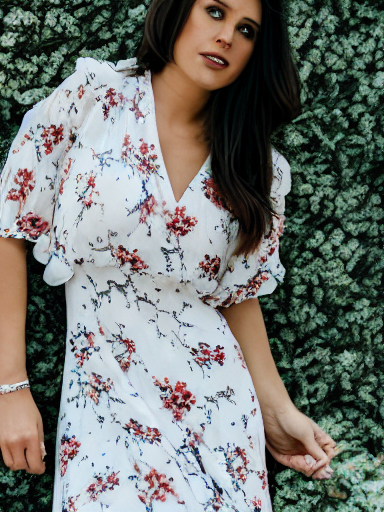
#> input picture 3d-tryon/samples/sample_0.png, 384 x 512 px
$ python -i vyton_pore_head.py   (imports and definitions only)
#> lines starting #> are read from the running program, lines starting #| are printed output that depends on the picture; after the words box and inside, x2 and y2 are one past the last pixel; in counts of white or black regions, pixels touching at a corner belong together
#> further down, picture is the input picture: PIL image 384x512 RGB; mean R, G, B 114.9, 119.2, 114.4
# vyton_pore_head v1 — 运行时毛孔注入头(端侧3ms,CPU可跑)
# 用法: out = pore_head(student_output_pil)  # PIL in/out
import numpy as np
from PIL import Image
from scipy import ndimage as nd

def pore_head(pil_img, seed=11, density=0.5, amp=38.0, mott_a=2.0):
#> called with seed = 11, density = 0.5, amp = 38, mott_a = 2
    arr = np.asarray(pil_img.convert("RGB")).copy().astype(np.float32)
    H, W = arr.shape[:2]
#> H = 512; W = 384
    yy, xx = np.mgrid[0:H, 0:W]
    face = (((yy-H*0.32)/(H*0.30))**2 + ((xx-W*0.5)/(W*0.36))**2) < 1.0
    hsv = np.asarray(pil_img.convert("HSV"))
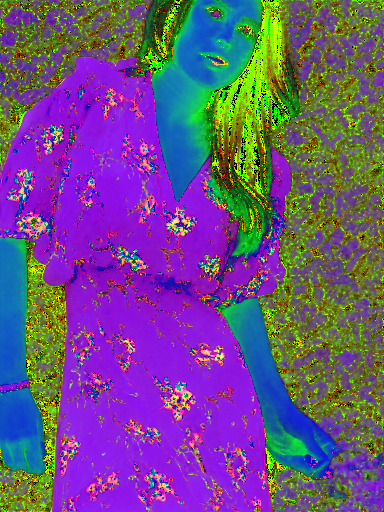
#> hsv: shape (512, 384, 3); mean R, G, B 107, 79.5, 130.2
    h, s, v = hsv[...,0].astype(np.int32), hsv[...,1].astype(np.int32), hsv[...,2].astype(np.int32)
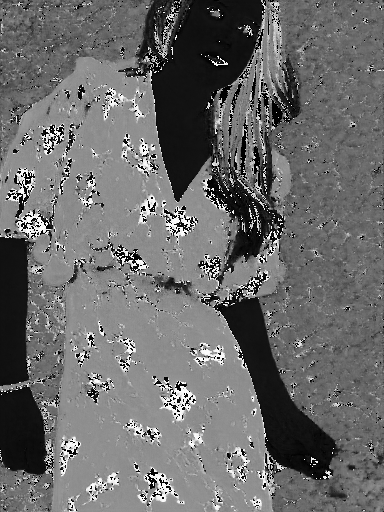
#> h: shape (512, 384) int32; min 0, max 254, mean 107
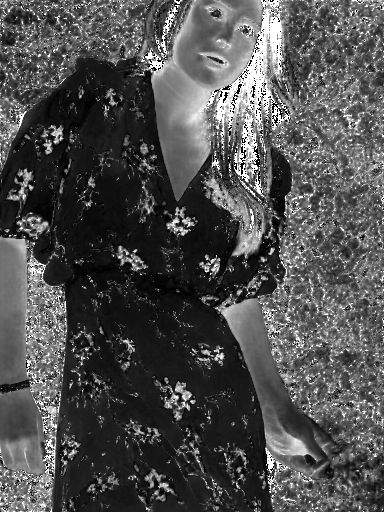
#> s: shape (512, 384) int32; min 0, max 255, mean 79.5
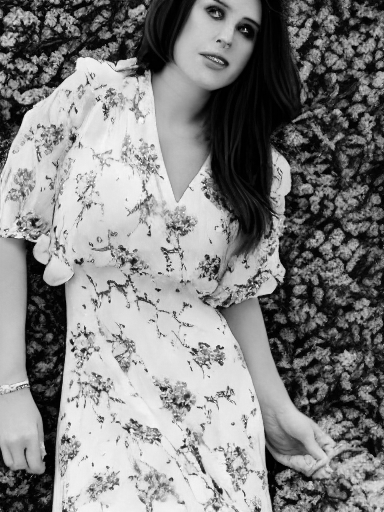
#> v: shape (512, 384) int32; min 0, max 255, mean 130.2
    skin = ((h < 28) | (h > 235)) & (s > 15) & (s < 200) & (v > 50)
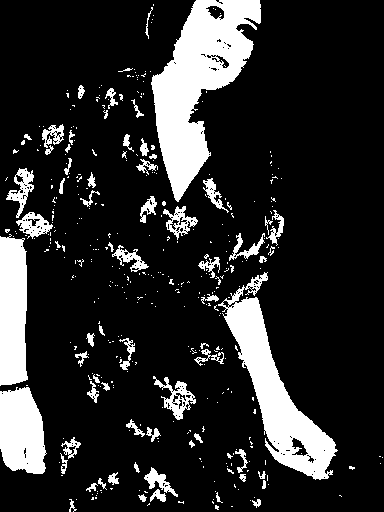
#> skin: shape (512, 384) bool; 16.8% white; 389 white regions (321 under 20 px), largest, box (x1, y1, x2, y2) and area: (151, 0, 261, 202) 10237, (218, 272, 338, 480) 7238, (0, 234, 28, 386) 3808
    m = face & skin
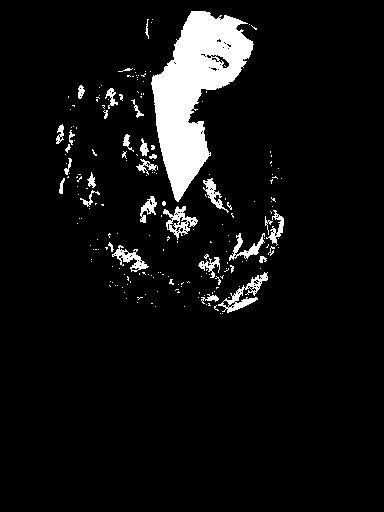
#> m: shape (512, 384) bool; 6.9% white; 204 white regions (172 under 20 px), largest, box (x1, y1, x2, y2) and area: (151, 11, 254, 202) 9218, (218, 272, 268, 313) 539, (163, 206, 198, 240) 450
    rng = np.random.default_rng(seed)
    dots = np.zeros((H, W))
    n = int(m.sum() * density)
#> n = 6743
    ys, xs = np.where(m)
#> ys = 13487 values from 11 to 313; xs = 13487 values, max 283 at index 11209, min 56 at index 7753, mean 189
    idx = rng.choice(len(ys), n, replace=False)
#> idx = 6743 values, max 13484 at index 2831, min 1 at index 5042, mean 6774.8
    dots[ys[idx], xs[idx]] = rng.choice([-1.0, 1.0], n) * rng.uniform(0.7, 1.0, n)
    pore = nd.gaussian_filter(dots, 0.9) * amp
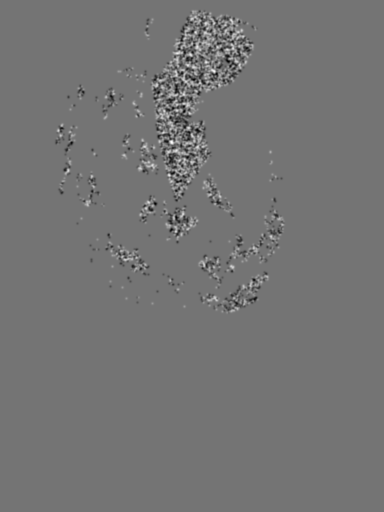
#> pore: shape (512, 384) float64; min -21.61, max 25.66, mean 0; drawn with min black and max white
    mott = nd.gaussian_filter(rng.normal(0,1,(H,W)), 8.0) * mott_a
    out = arr + (pore + mott)[..., None] * m[..., None]
    return Image.fromarray(np.clip(out,0,255).astype(np.uint8))

>>> from PIL import Image
>>> picture = Image.open('samples/sample_0.png')
>>> result = pore_head(picture)

$ run again, on 3d-tryon/samples/v2_0.png
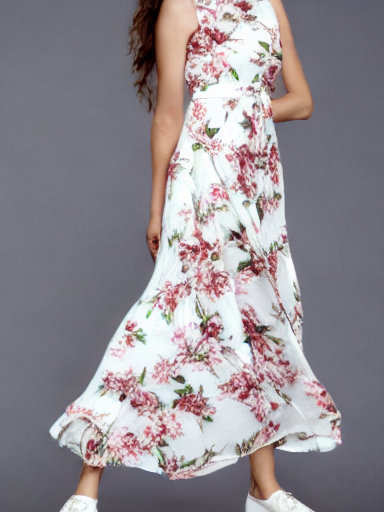
#> input picture 3d-tryon/samples/v2_0.png, 384 x 512 px
#> picture is the input picture: PIL image 384x512 RGB; mean R, G, B 147.3, 140.5, 146.3
#> in pore_head, `skin = ((h < 28) | (h > 235)) & (s > 15) & (s < 200) & (v > 50)`:
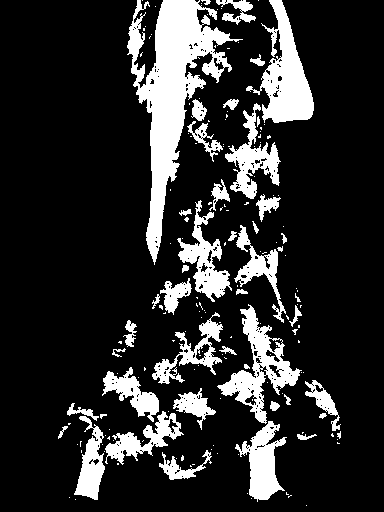
#> skin: shape (512, 384) bool; 17.4% white; 172 white regions (126 under 20 px), largest, box (x1, y1, x2, y2) and area: (127, 0, 243, 265) 9715, (246, 0, 314, 123) 3608, (217, 304, 302, 424) 2961
#> m: shape (512, 384) bool; 9.7% white; 83 white regions (59 under 20 px), largest, box (x1, y1, x2, y2) and area: (127, 11, 243, 265) 9010, (246, 46, 314, 123) 2685, (177, 200, 232, 302) 1897
#> n = 9557
#> ys = 19114 values from 11 to 317; xs = 19114 values, max 313 at index 7858, min 127 at index 2306, mean 209.2
#> idx = 9557 values, max 19112 at index 693, min 0 at index 1652, mean 9613.4
#> in pore_head, `pore = nd.gaussian_filter(dots, 0.9) * amp`:
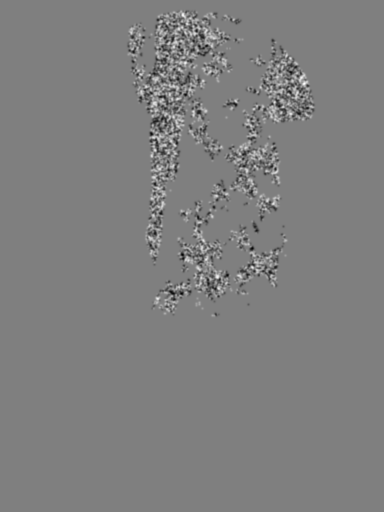
#> pore: shape (512, 384) float64; min -25.37, max 25.47, mean 0; drawn with min black and max white
